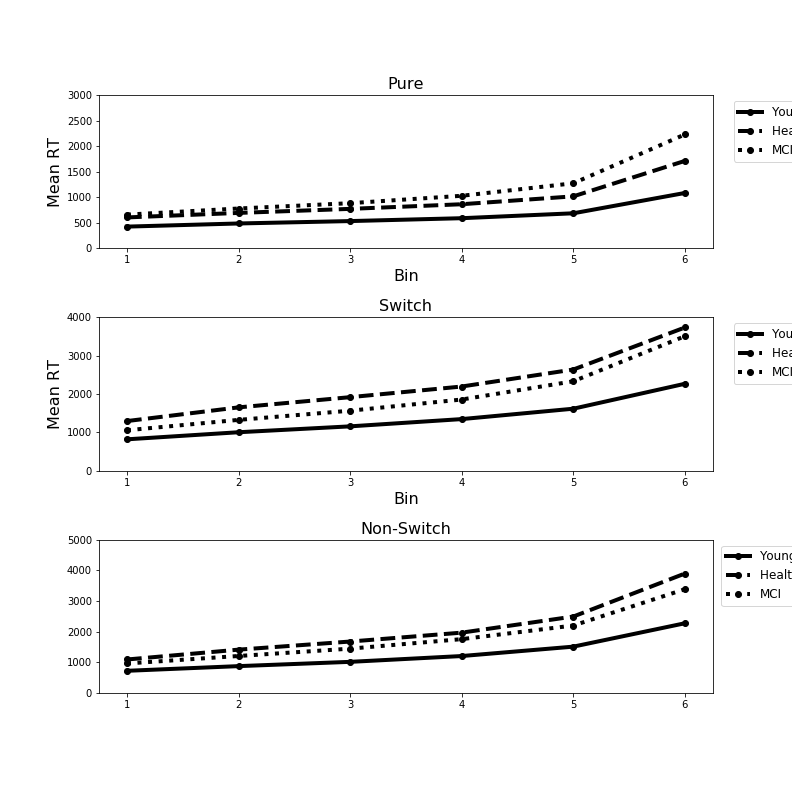

Source code (Python):
##set up
import pandas as pd
import numpy as np
import matplotlib.pyplot as plt

pure = pd.read_csv("pure_final.csv")
switch = pd.read_csv("switch_final.csv")
non_switch = pd.read_csv("non_switch_final.csv")

#make errror bars
#dat['diff'] = dat['Upper'].sub(dat['Lower'])
#dat['diff2'] = dat['diff'].div(2)

##set up the initial plot
fig = plt.figure()
fig.set_size_inches(11,11)

ax1 = fig.add_subplot(3, 1, 1)
ax2 = fig.add_subplot(3, 1, 2)
ax3 = fig.add_subplot(3, 1, 3)

fig.subplots_adjust(hspace = .45)

mylabels = ["Younger", "Healthy Older", "MCI"]

#major_ticks = np.arange(0, 101, 20)

#fig.text(0.5, 0.04, 'Bin', ha='center', fontsize=18)
#fig.text(0.04, 0.5, 'Mean RT', va='center', rotation='vertical', fontsize=18)

##pure
y1 = pure.ya_pure
y2 = pure.healthy_pure
y3 = pure.mci_pure
x1 = pure.bin

ax1.plot( x1, y1, marker='o', markerfacecolor='k', markersize=6, color='k', linewidth=4)
ax1.plot( x1, y2, marker='o', markerfacecolor='k', markersize=6, color='k', linestyle = "dashed", linewidth=4)
ax1.plot( x1, y3, marker='o', markerfacecolor='k', markersize=6, color='k', linestyle = ":", linewidth=4)

#ax1.set_xticks(major_ticks)
#ax1.set_yticks(major_ticks)

#format plot
ax1.set_title("Pure", fontsize = 16)
ax1.set_ylim([0,3000])
ax1.legend(bbox_to_anchor=(1.25, 1), loc='upper right', ncol=1, fontsize = 12, labels = mylabels)
ax1.set_xlabel('Bin', fontsize = 16)
ax1.set_ylabel('Mean RT', fontsize = 16)

##switch
y4 = switch.ya_switch
y5 = switch.healthy_switch
y6 = switch.mci_switch
x2 = switch.bin

ax2.plot( x2, y4, marker='o', markerfacecolor='k', markersize=6, color='k', linewidth=4)
ax2.plot( x2, y5, marker='o', markerfacecolor='k', markersize=6, color='k', linestyle = "dashed", linewidth=4)
ax2.plot( x2, y6, marker='o', markerfacecolor='k', markersize=6, color='k', linestyle = ":", linewidth=4)

#ax2.set_xticks(major_ticks)
#ax2.set_yticks(major_ticks)

ax2.set_title("Switch", fontsize = 16)
ax2.set_ylim([0,4000])
ax2.legend(bbox_to_anchor=(1.25, 1), loc='upper right', ncol=1, fontsize = 12, labels = mylabels)
ax2.set_xlabel('Bin', fontsize = 16)
ax2.set_ylabel('Mean RT', fontsize = 16)

##non_switch
y7 = non_switch.ya_non_switch
y8 = non_switch.healthy_non_switch
y9 = non_switch.mci_non_switch
x3 = non_switch.bin

ax3.plot( x3, y7, marker='o', markerfacecolor='k', markersize=6, color='k', linewidth=4)
ax3.plot( x3, y8, marker='o', markerfacecolor='k', markersize=6, color='k', linestyle = "dashed", linewidth=4)
ax3.plot( x3, y9, marker='o', markerfacecolor='k', markersize=6, color='k', linestyle = ":", linewidth=4)

#ax3.xlim(0,4000)

#ax3.set_xticks(major_ticks)
#ax3.set_yticks(major_ticks)

ax3.set_title("Non-Switch", fontsize = 16)
ax3.set_ylim([0,5000])
ax3.legend(bbox_to_anchor=(1.23, 1), loc='upper right', ncol=1, fontsize = 12, labels = mylabels)
ax.legend(labels=mylabels)
ax3.set_xlabel('Bin', fontsize = 16)
ax3.set_ylabel('Mean RT', fontsize = 16)

##save figure
#fig.savefig('vincentiles.pdf')